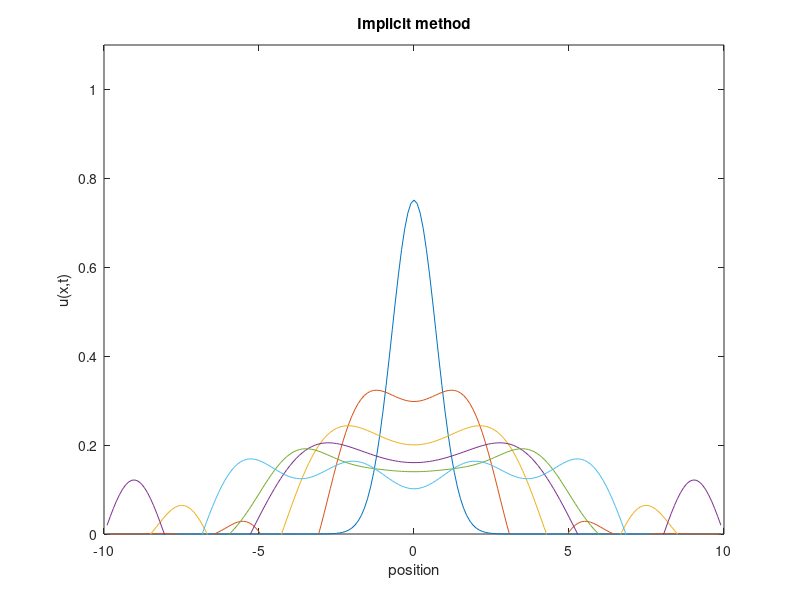

The MATLAB source for this figure:
%2006 srping 18.086 TA Yeunwoo Cho
%HW2-(2) Implicit Method
L=10;
dx=0.1;
dt=0.05;
x=[-L+dx:dx:L-dx];
%Initial value
y=exp(-x.^2)/(pi^0.25);

n=length(x);

R=dt/(dx^2);
xx=x';
u=y';
%algorithm
A_si=sparse(diag(-R*i*ones(n-1,1),1)+...
             diag((1+2*i*R)*ones(n,1))+...
             diag(-R*i*ones(n-1,1),-1));
         
plot(xx,real(u));
hold on;
for t=dt:dt:5
    u=A_si\u;
    if fix(t)==t;
        plot(xx,real(u))
        axis([-10 10 0 1.1]);
    end
end
xlabel('position')
ylabel('u(x,t)')
title('Implicit method')
hold off